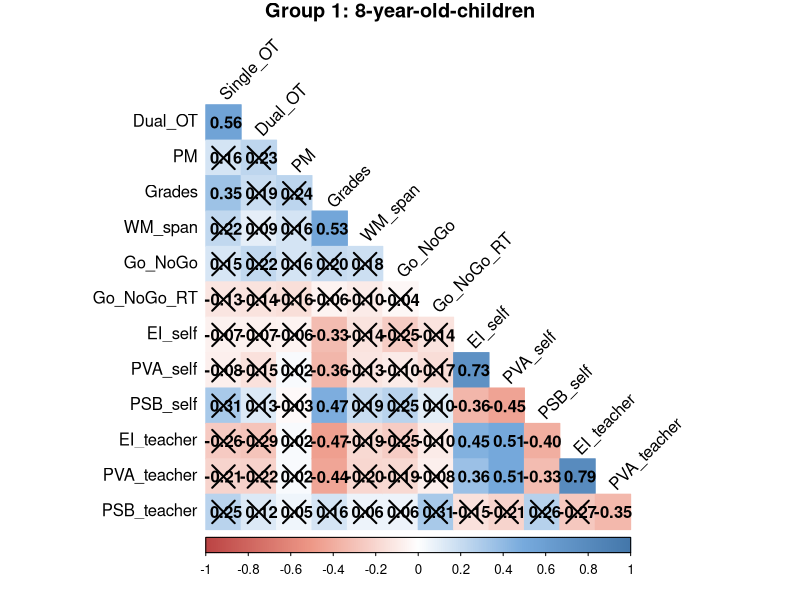
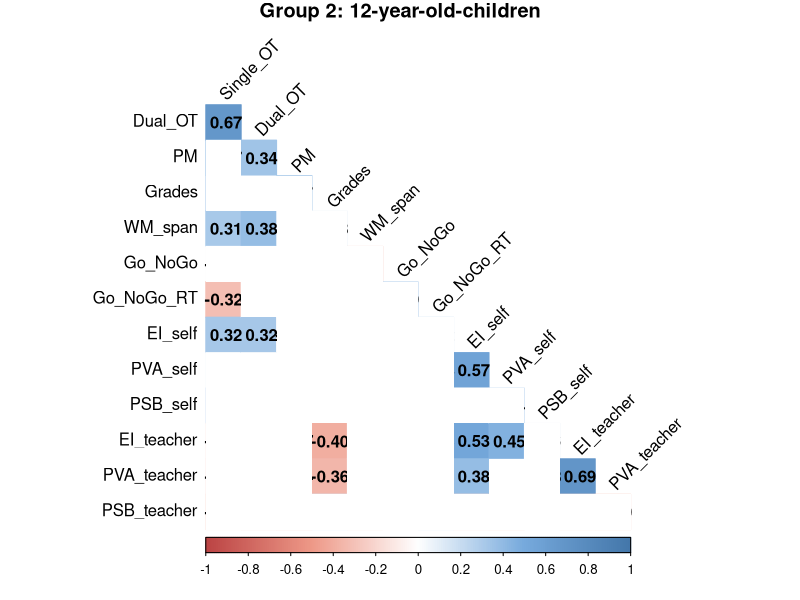

These charts were generated, in order, by the following R code:
# rm(list=ls())

# libraries 
library(lavaan)
library(readxl)
library(tidyverse)
library(rstatix)
library(corrplot)
library(psych)

# read the data
db_pm <- read_excel("data_pm.xlsx", sheet = 1)
db_gr <- read_excel('data_pm.xlsx',sheet=2)


# preprocessing and aggregation of the datasets
dbpm <- db_pm %>% # disaggregated dataset
  filter(esclusi_1 == 0) %>% # exclude some outliers
  mutate(RT = ifelse(is.na(RT), 0, RT)) %>% # replace RT's NA with 0
  group_by(id_sogg) %>% # group by subject
  dplyr::summarise(pm_rrs = sum(Corrette)/sum(RT)*1e3) %>% # create PM_RRS variable
  mutate(pm_rrs = ifelse(is.nan(pm_rrs),0,pm_rrs)) %>% # replace 0/0 with 0
  left_join(db_gr, by = 'id_sogg') %>% # join with the aggregated database
  mutate(single_rrs = ong30_c/ong30_RT*1e3/32) %>% # 32 is the number of trials 
  mutate(dual_rrs = ong33_c/ong33_RT*1e3/32) %>% # and RT is the average RT
  dplyr::select(c(id_sogg,pm_rrs,Gruppo,SpanRedux,gng_acc,
                  IE_etero,AFV_etero,Voti,Cp_etero,
                  IE_auto,AFV_auto,Cp_auto, 
                  single_rrs, dual_rrs,
                  ong30acc,ong30_RT,ong33_acc,ong33_RT,
                  prosp_acc,prospRT,RT_no_m_out)) %>% # select just the columns i need
  mutate(gng_acc = gng_acc*10/3) %>% # rescale gng_acc (Go NoGo task) in [0-100]
  filter(!is.na(Gruppo)) # remove the row with missing value in group

# rename the columns
names(dbpm)[c(2:12,15:21)] <- c('PM','Age','WM_span','Go_NoGo','EI_etero',
                                'PVA_etero','Grades','PSB_etero',
                                'EI_auto','PVA_auto','PSB_auto',
                                'single_acc','single_rt','dual_acc','dual_rt',
                                'pm_acc', 'pm_rt', 'gonogo_rt')




# 2 samples t-tests and Cohen's d

# single ot accuracy
t.test(dbpm$single_acc~dbpm$Age,var.equal=TRUE)
sd(dbpm$single_acc[dbpm$Age==1],na.rm=TRUE)
sd(dbpm$single_acc[dbpm$Age==2],na.rm=TRUE)
cohen.d(dbpm$single_acc, dbpm$Age) 

# single ot rt
t.test(dbpm$single_rt~dbpm$Age,var.equal=TRUE)
sd(dbpm$single_rt[dbpm$Age==1],na.rm=TRUE)
sd(dbpm$single_rt[dbpm$Age==2],na.rm=TRUE)
cohen.d(dbpm$single_rt, dbpm$Age)

# single ot rrs
t.test(dbpm$single_rrs~dbpm$Age,var.equal=TRUE)
sd(dbpm$single_rrs[dbpm$Age==1],na.rm=TRUE)
sd(dbpm$single_rrs[dbpm$Age==2],na.rm=TRUE)
cohen.d(dbpm$single_rrs, dbpm$Age)

# dual ot accuracy
t.test(dbpm$dual_acc~dbpm$Age,var.equal=TRUE)
sd(dbpm$dual_acc[dbpm$Age==1],na.rm=TRUE)
sd(dbpm$dual_acc[dbpm$Age==2],na.rm=TRUE)
cohen.d(dbpm$dual_acc, dbpm$Age)

# dual ot RT
t.test(dbpm$dual_rt~dbpm$Age,var.equal=TRUE)
sd(dbpm$dual_rt[dbpm$Age==1],na.rm=TRUE)
sd(dbpm$dual_rt[dbpm$Age==2],na.rm=TRUE)
cohen.d(dbpm$dual_rt, dbpm$Age)

# dual ot rrs
t.test(dbpm$dual_rrs~dbpm$Age,var.equal=TRUE)
sd(dbpm$dual_rrs[dbpm$Age==1],na.rm=TRUE)
sd(dbpm$dual_rrs[dbpm$Age==2],na.rm=TRUE)
cohen.d(dbpm$dual_rrs, dbpm$Age)

# pm accuracy
t.test(dbpm$pm_acc~dbpm$Age,var.equal=TRUE)
sd(dbpm$pm_acc[dbpm$Age==1],na.rm=TRUE)
sd(dbpm$pm_acc[dbpm$Age==2],na.rm=TRUE)
cohen.d(dbpm$pm_acc, dbpm$Age)

# pm rt
t.test(dbpm$pm_rt~dbpm$Age,var.equal=TRUE)
sd(dbpm$pm_rt[dbpm$Age==1],na.rm=TRUE)
sd(dbpm$pm_rt[dbpm$Age==2],na.rm=TRUE)
cohen.d(dbpm$pm_rt, dbpm$Age)

# pm rrs
t.test(dbpm$PM~dbpm$Age,var.equal=TRUE)
sd(dbpm$PM[dbpm$Age==1],na.rm=TRUE)
sd(dbpm$PM[dbpm$Age==2],na.rm=TRUE)
cohen.d(dbpm$PM, dbpm$Age)

# WM
t.test(dbpm$WM_span~dbpm$Age,var.equal=TRUE)
sd(dbpm$WM_span[dbpm$Age==1],na.rm=TRUE)
sd(dbpm$WM_span[dbpm$Age==2],na.rm=TRUE)
cohen.d(dbpm$WM_span, dbpm$Age)

# Go-NoGo accuracy
t.test(dbpm$Go_NoGo~dbpm$Age,var.equal=TRUE)
sd(dbpm$Go_NoGo[dbpm$Age==1],na.rm=TRUE)
sd(dbpm$Go_NoGo[dbpm$Age==2],na.rm=TRUE)
cohen.d(dbpm$Go_NoGo, dbpm$Age)

# Go-NoGo RT
t.test(dbpm$gonogo_rt~dbpm$Age,var.equal=TRUE)
sd(dbpm$gonogo_rt[dbpm$Age==1],na.rm=TRUE)
sd(dbpm$gonogo_rt[dbpm$Age==2],na.rm=TRUE)
cohen.d(dbpm$gonogo_rt, dbpm$Age)

# Grades
t.test(dbpm$Grades~dbpm$Age,var.equal=TRUE)
sd(dbpm$Grades[dbpm$Age==1],na.rm=TRUE)
sd(dbpm$Grades[dbpm$Age==2],na.rm=TRUE)
cohen.d(dbpm$Grades, dbpm$Age)


# # EI self
# t.test(dbpm$EI_auto~dbpm$Age,var.equal=TRUE)
# sd(dbpm$EI_auto[dbpm$Age==1],na.rm=TRUE)
# sd(dbpm$EI_auto[dbpm$Age==2],na.rm=TRUE)
# cohen.d(dbpm$EI_auto, dbpm$Age)
# 
# # PVA self
# t.test(dbpm$PVA_auto~dbpm$Age,var.equal=TRUE)
# sd(dbpm$PVA_auto[dbpm$Age==1],na.rm=TRUE)
# sd(dbpm$PVA_auto[dbpm$Age==2],na.rm=TRUE)
# cohen.d(dbpm$PVA_auto, dbpm$Age)
# 
# # CP self
# t.test(dbpm$PSB_auto~dbpm$Age,var.equal=TRUE)
# sd(dbpm$PSB_auto[dbpm$Age==1],na.rm=TRUE)
# sd(dbpm$PSB_auto[dbpm$Age==2],na.rm=TRUE)
# cohen.d(dbpm$PSB_auto, dbpm$Age)

# EI teacher
t.test(dbpm$EI_etero~dbpm$Age,var.equal=TRUE)
sd(dbpm$EI_etero[dbpm$Age==1],na.rm=TRUE)
sd(dbpm$EI_etero[dbpm$Age==2],na.rm=TRUE)
cohen.d(dbpm$EI_etero, dbpm$Age)


# PVA teacher
t.test(dbpm$PVA_etero~dbpm$Age,var.equal=TRUE)
sd(dbpm$PVA_etero[dbpm$Age==1],na.rm=TRUE)
sd(dbpm$PVA_etero[dbpm$Age==2],na.rm=TRUE)
cohen.d(dbpm$PVA_etero, dbpm$Age)


# CP teacher
t.test(dbpm$PSB_etero~dbpm$Age,var.equal=TRUE)
sd(dbpm$PSB_etero[dbpm$Age==1],na.rm=TRUE)
sd(dbpm$PSB_etero[dbpm$Age==2],na.rm=TRUE)
cohen.d(dbpm$PSB_etero, dbpm$Age)



# ANOVAs

db_aov <- data.frame(EI = c(dbpm$EI_auto,dbpm$EI_etero),
                     PVA = c(dbpm$PVA_auto,dbpm$PVA_etero),
                     PSB = c(dbpm$PSB_auto,dbpm$PSB_etero),
                     Age = as.factor(rep(dbpm$Age, 2)),
                     Evaluation = as.factor(c(rep('self', 157),rep('teacher', 157))),
                     ID = rep(dbpm$id_sogg, 2))



# EI
anova_test(data = db_aov, 
           dv = EI,
           wid = ID,
           within = Evaluation,
           between = Age,
           effect.size = 'pes')


TukeyHSD(aov(EI ~ Evaluation + Age:Evaluation, data=db_aov))


# PVA
anova_test(data = db_aov, 
           dv = PVA,
           wid = ID,
           within = Evaluation,
           between = Age,
           effect.size = 'pes')

TukeyHSD(aov(PVA ~ Evaluation + Age:Evaluation, data=db_aov))



# CP
anova_test(data = db_aov, 
           dv = PSB,
           wid = ID,
           within = Evaluation,
           between = Age,
           effect.size = 'pes')

TukeyHSD(aov(PSB ~ Evaluation, data=db_aov))



# correlations

db_cor <- data.frame(dbpm$single_rrs, dbpm$dual_rrs, dbpm$PM,
                     dbpm$Grades, dbpm$WM_span, dbpm$Go_NoGo,
                     dbpm$gonogo_rt, dbpm$EI_auto, dbpm$PVA_auto,
                     dbpm$PSB_auto, dbpm$EI_etero, dbpm$PVA_etero, dbpm$PSB_etero,
                     dbpm$Age)

names(db_cor) <- c('Single_OT', 'Dual_OT', 'PM', 'Grades',
                   'WM_span', 'Go_NoGo', 'Go_NoGo_RT',
                   'EI_self','PVA_self','PSB_self',
                   'EI_teacher','PVA_teacher','PSB_teacher',
                   'Age')


# function for the computation of the correlation's pvalues
cor.mtest <- function(mat, ...) {
  mat <- as.matrix(mat)
  n <- ncol(mat)
  p.mat<- matrix(NA, n, n)
  diag(p.mat) <- 0
  for (i in 1:(n - 1)) {
    for (j in (i + 1):n) {
      tmp <- cor.test(mat[, i], mat[, j], ...)
      p.mat[i, j] <- p.mat[j, i] <- tmp$p.value
    }
  }
  colnames(p.mat) <- rownames(p.mat) <- colnames(mat)
  p.mat
}


# 8 y.o.

db_cor_8 <- db_cor %>% 
  filter(Age == 1) %>%
  dplyr::select(-Age) %>%
  droplevels()

# use = 'pairs' to handle missing values
cor_mat_8 <- round(cor(db_cor_8, use = 'pair'), 2)



# matrix of the p-value of the correlation
# with Benjamini & Yekutieli correction 
# (for the control of the false discovery rate
# in multiple testing under dependency)
p_mat_8 <- cor.mtest(db_cor_8) %>%
  apply(2, p.adjust, method = 'BY')
  
  
coll <- colorRampPalette(c("#BB4444", "#EE9988", "#FFFFFF", "#77AADD", "#4477AA"))

corrplot(cor_mat_8, method="color", col = coll(200),
         type="lower",  
         addCoef.col = "black", # Add coefficient of correlation
         tl.col="black", tl.srt=45, # Text label color and rotation
         p.mat = p_mat_8, sig.level = 0.05, # Combine with significance
        # insig = "blank", # non significant correlations are blank
         mar=c(0,0,1,0), # adjust title
         title = 'Group 1: 8-year-old-children',
         diag=FALSE) # hide correlation coefficient on the principal diagonal



# 12 y.o.

db_cor_12 <- db_cor %>% 
  filter(Age == 2) %>%
  dplyr::select(-Age) %>%
  droplevels()

# use = 'pairs' to handle missing values
cor_mat_12 <- round(cor(db_cor_12, use = 'pair'), 2)



# matrix of the p-value of the correlation
# with Benjamini & Yekutieli correction 
# (for the control of the false discovery rate
# in multiple testing under dependency)
p_mat_12 <- cor.mtest(db_cor_12) %>%
  apply(2, p.adjust, method = 'BY')



corrplot(cor_mat_12, method="color", col = coll(200),
         type="lower",  
         addCoef.col = "black", # Add coefficient of correlation
         tl.col="black", tl.srt=45, # Text label color and rotation
         p.mat = p_mat_12, sig.level = 0.05, # Combine with significance
         insig = "blank", # non significant correlations are blank
         diag=FALSE, # hide correlation coefficient on the principal diagonal
         mar=c(0,0,1,0), # adjust title
         title = 'Group 2: 12-year-old-children') 
